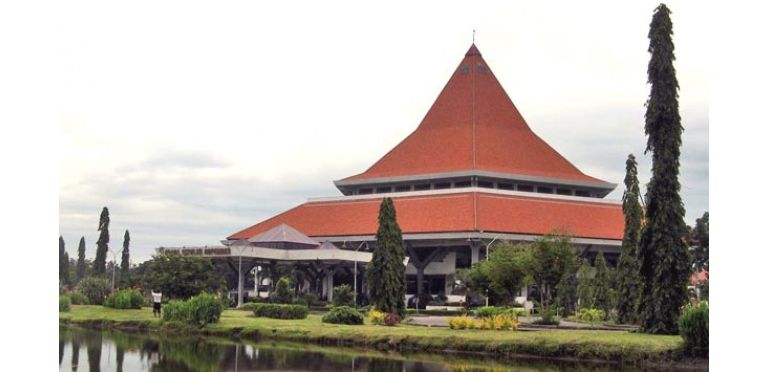
#> input picture Live code PCV/grha_its.jpg, 768 x 372 px
$ python 3-filter-spasial.py   (older library calls are emulated)
#> lines starting #> are read from the running program, lines starting #| are printed output that depends on the picture
# -*- coding: utf-8 -*-
"""
Created on Tue Sep 22 09:09:33 2026

@author: LENOVO
"""

import cv2
import numpy as np

# ==========================================
# PERSIAPAN CITRA
# ==========================================
# Baca citra grayscale
im = cv2.imread("grha_its.jpg", cv2.IMREAD_GRAYSCALE)
#> im: shape (372, 768); min 0, max 255, mean 177.7

# Konversi ke float64 untuk menghindari jebakan uint8 pada operasi Highpass
imf = im.astype(np.float64)


# ==========================================
# A. FILTER LOWPASS (PENGHALUSAN)
# ==========================================
# 1. Box Filter (Rata-rata 3x3)
kernel_box = np.ones((3, 3), np.float32) / 9.0
hasil_box = cv2.filter2D(im, -1, kernel_box, borderType=cv2.BORDER_REPLICATE)

# 2. Gaussian Filter (Lebih alami)
hasil_gauss = cv2.GaussianBlur(im, (5, 5), sigmaX=1.0)

# 3. Median Filter (Untuk membuang derau salt & pepper)
hasil_median = cv2.medianBlur(im, 3)


# ==========================================
# B. FILTER HIGHPASS (PENAJAMAN & DETEKSI TEPI)
# ==========================================
# 1. Laplacian (Penajaman Titik)
kernel_lap = np.array([[0, 1, 0],
                       [1, -4, 1],
                       [0, 1, 0]], np.float64)
lap = cv2.filter2D(imf, -1, kernel_lap, borderType=cv2.BORDER_REPLICATE)
# Karena pusat kernel bernilai -4, maka citra dikurangi Laplacian-nya
tajam_lap = imf - lap
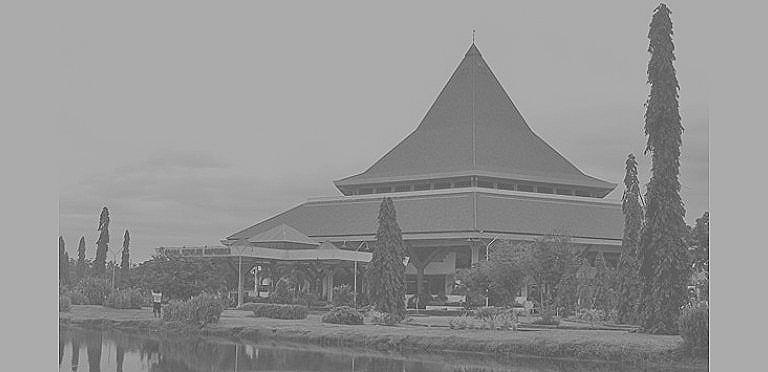
#> tajam_lap: shape (372, 768) float64; min -276, max 515, mean 177.7; drawn with min black and max white
tajam_lap = np.clip(tajam_lap, 0, 255).astype(np.uint8) # WAJIB dipotong/clip
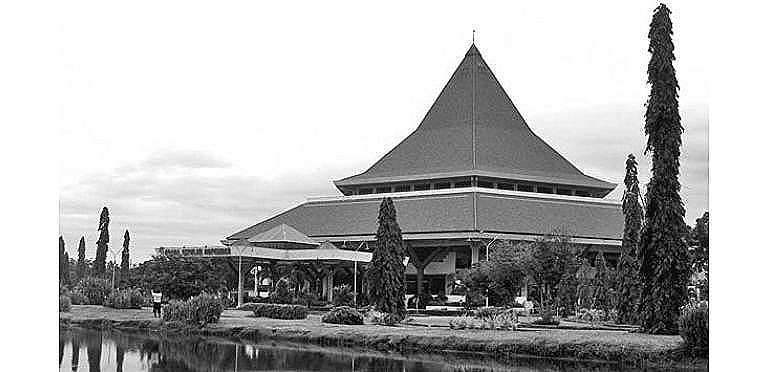
#> tajam_lap: shape (372, 768); min 0, max 255, mean 177.6

# 2. Unsharp Masking
halus = cv2.blur(imf, (3, 3)) # Buat versi halus
mask = imf - halus # Ekstrak bagian detail yang hilang
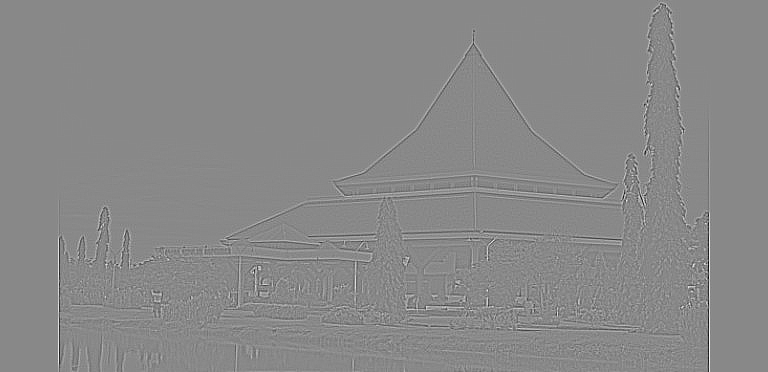
#> mask: shape (372, 768) float64; min -90.11, max 77.78, mean 0; drawn with min black and max white
hasil_unsharp = imf + (1.0 * mask) # Kembalikan detail ke citra asli (k=1.0)
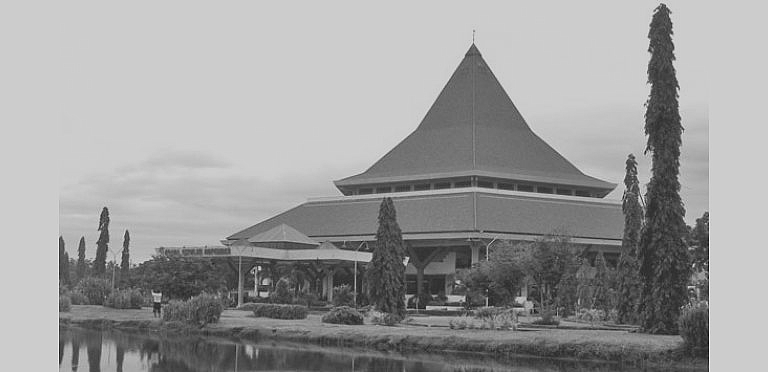
#> hasil_unsharp: shape (372, 768) float64; min -63.56, max 332.8, mean 177.7; drawn with min black and max white
hasil_unsharp = np.clip(hasil_unsharp, 0, 255).astype(np.uint8)

# 3. Sobel (Deteksi Tepi Mendatar & Tegak)
gx = cv2.Sobel(imf, cv2.CV_64F, 1, 0, ksize=3) # Turunan X
gy = cv2.Sobel(imf, cv2.CV_64F, 0, 1, ksize=3) # Turunan Y
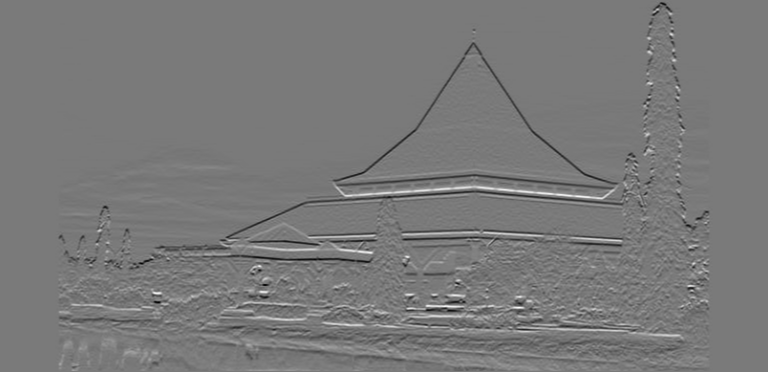
#> gy: shape (372, 768) float64; min -659, max 718, mean -3.1; drawn with min black and max white
besar_gradien = np.abs(gx) + np.abs(gy) # Menggunakan hampiran murah
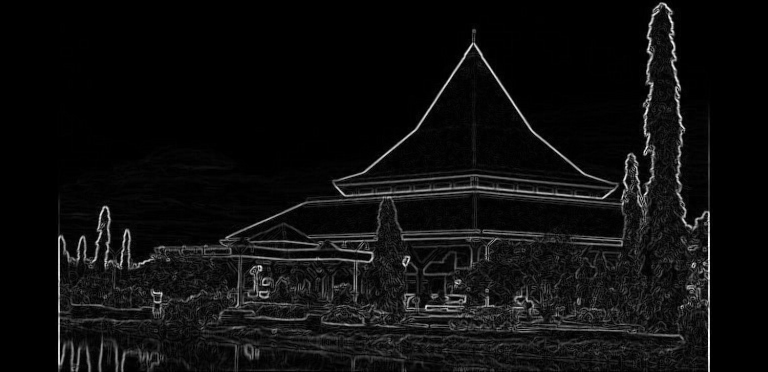
#> besar_gradien: shape (372, 768) float64; min 0, max 982, mean 54.8; drawn with min black and max white
tepi_sobel = np.clip(besar_gradien, 0, 255).astype(np.uint8)
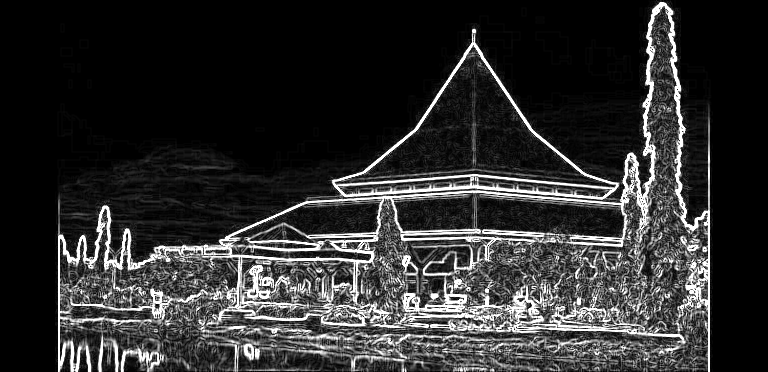
#> tepi_sobel: shape (372, 768); min 0, max 255, mean 46.4


# ==========================================
# C. TAMPILKAN SEMUA HASIL
# ==========================================
print("Menampilkan hasil filter spasial...")
cv2.imshow("0 - Citra Asli", im)
cv2.imshow("1 - Lowpass (Box Filter)", hasil_box)
cv2.imshow("2 - Lowpass (Gaussian)", hasil_gauss)
cv2.imshow("3 - Lowpass (Median)", hasil_median)
cv2.imshow("4 - Highpass (Penajaman Laplacian)", tajam_lap)
cv2.imshow("5 - Highpass (Unsharp Masking)", hasil_unsharp)
cv2.imshow("6 - Deteksi Tepi (Sobel)", tepi_sobel)

# Tekan tombol apapun di keyboard untuk menutup semua jendela gambar
cv2.waitKey(0)
cv2.destroyAllWindows()
